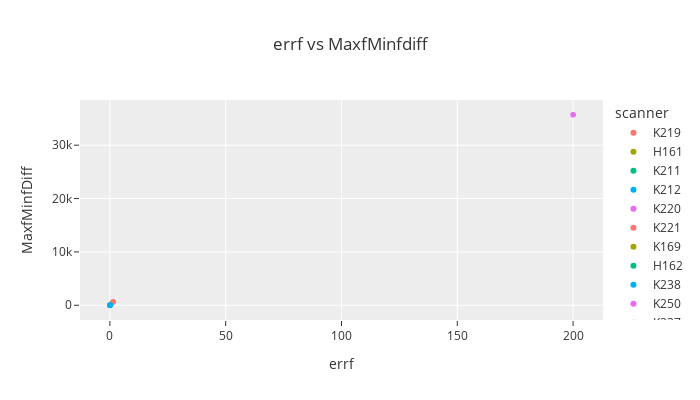

Here is the notebook cell this chart was saved with:
### Code cell
scat2 = px.scatter(df, x = 'errf', y = 'MaxfMinfDiff', color = 'scanner',
                  template = 'ggplot2', title= 'errf vs MaxfMinfdiff', width=700, height=400)
scat2.show()
